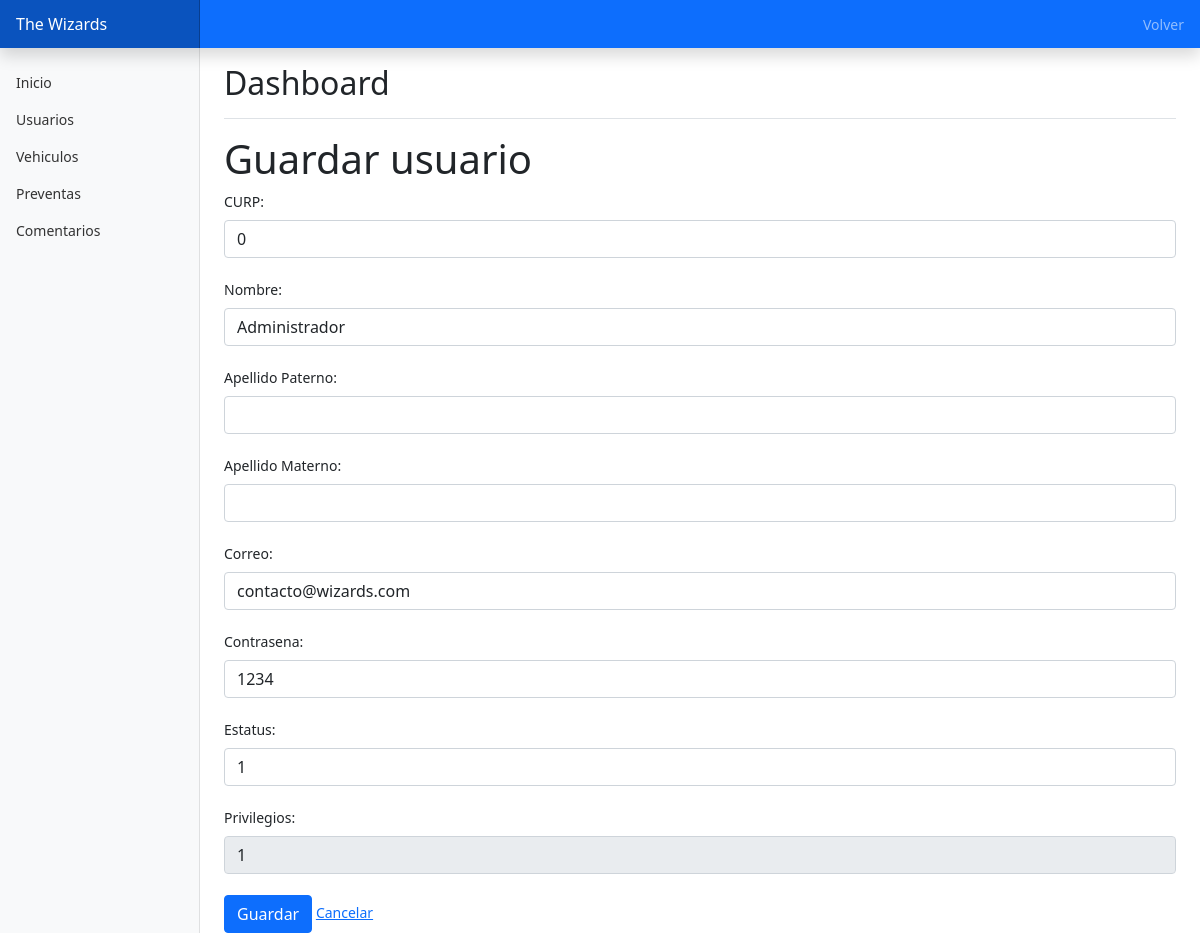
Page /admin/usuarios/guardar_usuario.php?id=1 on the committed database.
### tables this page shows
CREATE TABLE `usuarios` (
  `id` int(11) NOT NULL,
  `curp` varchar(18) NOT NULL,
  `nombre` varchar(20) NOT NULL,
  `apellidoP` varchar(20) NOT NULL,
  `apellidoM` varchar(20) NOT NULL,
  `correo` varchar(40) DEFAULT NULL,
  `contrasena` varchar(18) DEFAULT NULL,
  `estatus` int(11) NOT NULL,
  `privilegios` int(11) NOT NULL
);

### admin/class/Usuarios.php (called while the page is built, shortened)
<?php
class Usuarios {
	private $id;
    private $curp;
    private $nombre;
    private $apellidoP;
    private $apellidoM;
	private $correo;
	private $contrasena;
	private $estatus;
	private $privilegios;
	public function __construct($curp=null,$nombre=null,$apellidoP=null,$apellidoM=null,$correo=null,$contrasena=null,$estatus=null,$privilegios=null,$id=null) {
		$this->curp = $curp;
        $this->nombre = $nombre;
        $this->apellidoP = $apellidoP;
        $this->apellidoM = $apellidoM;
        $this->correo = $correo;
		$this->contrasena = $contrasena;
		$this->estatus = $estatus;
		$this->privilegios = $privilegios;
		$this->id = $id;
	}
	public function getId() {
		return $this->id;
	}
    public function getCurp() {
        return $this->curp;
    }
    public function getNombre() {
        return $this->nombre;
    }
    public function getApellidoP() {
        return $this->apellidoP;
    }
    public function getApellidoM() {
        return $this->apellidoM;
    }
	public function getCorreo() {
		return $this->correo;
	}
	public function getContrasena() {
		return $this->contrasena;
	}
	public function getEstatus() {
		return $this->estatus;
	}
	public function getPrivilegios() {
		return $this->privilegios;
	}
    public static function buscarPorId($id) {
        $conexion = new Conexion();
        $consulta = $conexion->prepare('SELECT * FROM ' . self::TABLA . ' WHERE id = :id');
        $consulta->bindParam(':id', $id);
        $consulta->execute();
        $registro = $consulta->fetch();
        if ($registro) {
            return new self($registro['curp'], $registro['nombre'], $registro['apellidoP'], $registro['apellidoM'],
            $registro['correo'], $registro['contrasena'], $registro['estatus'], $registro['privilegios'], $id);
        } else {
            return false;
        }
    }
}

### admin/usuarios/guardar_usuario.php (the view, shortened to what this page needs)
<?php
    include "../template/cabecera.php";
    require_once '../class/Usuarios.php';
    $id = (isset($_REQUEST['id'])) ? $_REQUEST['id'] : null;
    if($id){
        $usuario = Usuarios::buscarPorId($id);
    }else{
        $usuario = new Usuarios();
    }
    if($_SERVER['REQUEST_METHOD'] == 'POST'){
        $curp = (isset($_POST['curp'])) ? $_POST['curp'] : null;
        $nombre = (isset($_POST['nombre'])) ? $_POST['nombre'] : null;
        $apellidoP = (isset($_POST['apellidoP'])) ? $_POST['apellidoP'] : null;
        $apellidoM = (isset($_POST['apellidoM'])) ? $_POST['apellidoM'] : null;
        $correo = (isset($_POST['correo'])) ? $_POST['correo'] : null;
        $contrasena = (isset($_POST['contrasena'])) ? $_POST['contrasena'] : null;
        $estatus = (isset($_POST['estatus'])) ? $_POST['estatus'] : null;
        $privilegios = (isset($_POST['privilegios'])) ? $_POST['privilegios'] : null;
        $usuario->setCurp($curp);
        $usuario->setNombre($nombre);
        $usuario->setApellidoP($apellidoP);
        $usuario->setApellidoM($apellidoM);
        $usuario->setCorreo($correo);
        $usuario->setContrasena($contrasena);
        $usuario->setEstatus($estatus);
        $usuario->setPrivilegios($privilegios);
        $usuario->guardar();
        ?>
            <meta http-equiv="refresh" content="0;url=index.php">
            <?php
    }else{
  ?>
        <h1> Guardar usuario </h1>
        <form method="POST" action="guardar_usuario.php">
            <label for="curp"  class="form-label"> CURP: </label>
            <input class="form-control" type="text" name="curp" value="<?php echo $usuario->getCurp() ?>" required />
            <br>
            <label for="nombre"  class="form-label"> Nombre: </label>
            <input class="form-control" type="text" name="nombre" value="<?php echo $usuario->getNombre() ?>" required />
            <br>
            <label for="apellidoP"  class="form-label"> Apellido Paterno: </label>
            <input class="form-control" type="text" name="apellidoP" value="<?php echo $usuario->getApellidoP() ?>" required />
            <br>
            <label for="apellidoM"  class="form-label"> Apellido Materno: </label>
            <input class="form-control" type="text" name="apellidoM" value="<?php echo $usuario->getApellidoM() ?>" required />
            <br>
            <label for="correo"  class="form-label"> Correo: </label>
            <input class="form-control" type="text" name="correo" value="<?php echo $usuario->getCorreo() ?>" required />
            <br>
            <label for="contrasena"  class="form-label"> Contrasena: </label>
            <input class="form-control" type="text" name="contrasena" value="<?php echo $usuario->getContrasena() ?>" required />
            <br>
            <label class="form-label"> Estatus: </label>
            <input class="form-control" type="text" name="estatus"  value="<?php if ($usuario->getId()) {
              echo $usuario->getEstatus(); }else{ echo '1'; } ?>" required />
            <br>
            <label class="form-label">Privilegios:</label>
            <input type="text" class="form-control" name="privilegios" readonly value="<?php
               if ($usuario->getId()) { echo $usuario->getPrivilegios(); }
              else{ echo '2'; }?>" required />
            <br>
            <input type="submit" class="btn btn-primary" value="Guardar" />
            <a href="index.php"> Cancelar </a>
        </form>
<?php
    }
    include "../template/pie.php";
?>

### admin/css/dashboard.css (style rules this page uses)
body { font-size: .875rem; }

### rows in the picture
usuarios: curp "0", nombre "Administrador", correo "contacto@wizards.com", contrasena "1234", estatus "1", privilegios "1"
